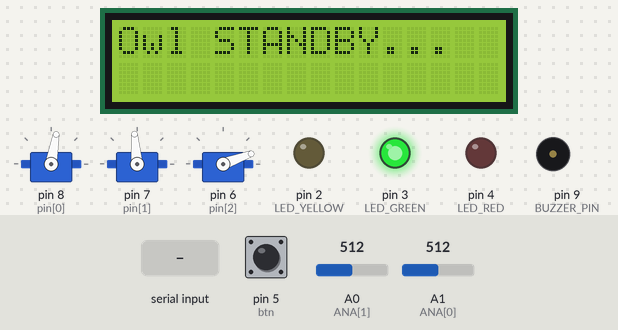
Bench run of a sketch on a simulated Arduino Uno, built with avr-gcc and run on an emulated ATmega328P. On the bench: 3 × servo, 16×2 character LCD, output pins drawn as LEDs (lit = HIGH), buzzer (waves = sounding). The inputs (shaded band) are chosen by the test bench; at power-on: A0 (ANA[1]) = 512, pin 5 (btn) HIGH, A1 (ANA[0]) = 512. What the sketch prints to the serial monitor is not drawn.

Above: at 1.2 s.
1.3 s: "DEC,APPROVED\n" received over Serial
At 2.52 s:
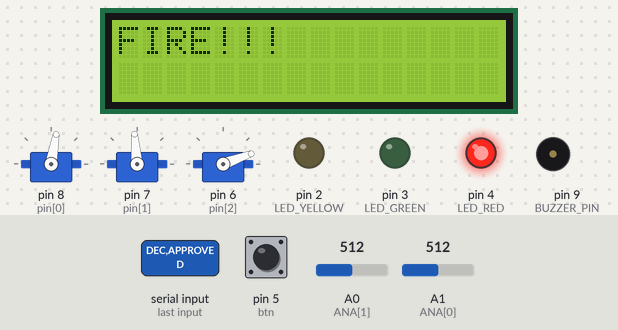
3.2 s: "LOCK_ON\n" received over Serial
At 4.1 s:
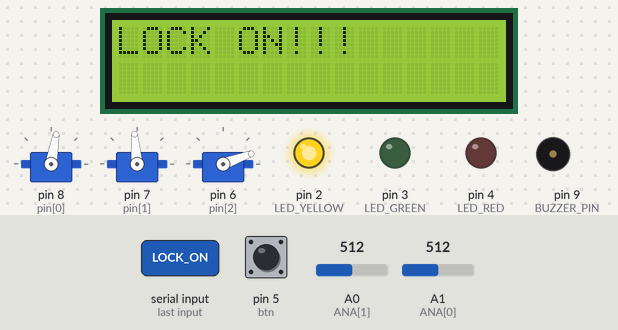
5.8 s: "POS,90,45\n" received over Serial
At 6.6 s:
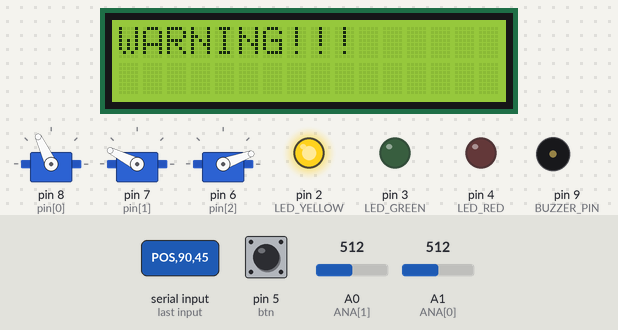
8.3 s: A0 (ANA[1]) set to 426
9.8 s: A0 (ANA[1]) set to 401
At 9.95 s:
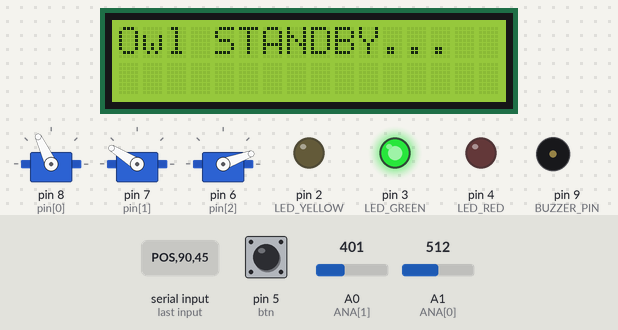
12.8 s: pin 5 (btn) pulled LOW for 3.2 s
At 18.0 s:
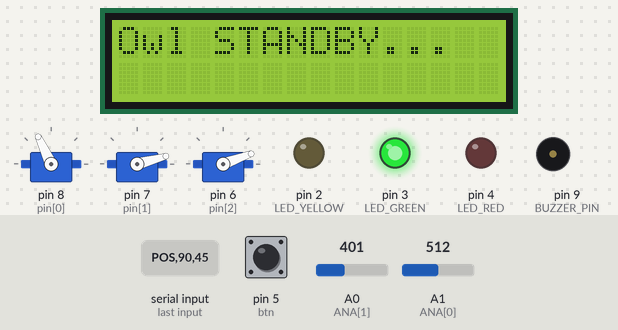
Timing chart, 0 to 19.2 s (numbered marks = the images above; inputs shaded):
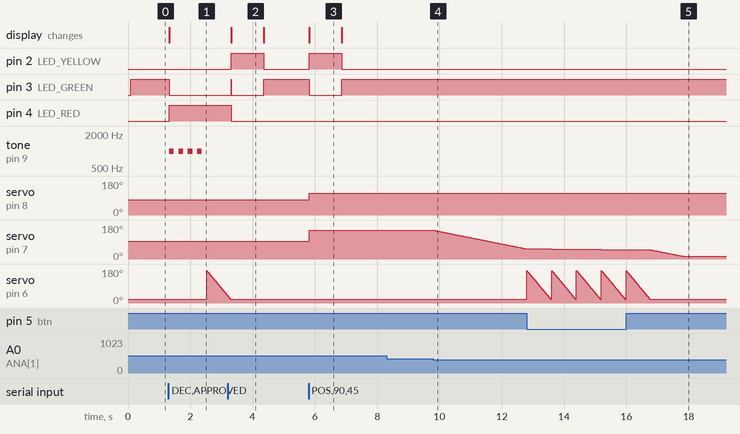

The sketch:

mk.3.ino
```cpp
#include <Servo.h>
#include <Wire.h>
#include <LiquidCrystal_I2C.h>

// =====================================================
// 1. 서보모터 설정
// =====================================================

// 서보모터 3개 사용
Servo servo[3];

// 서보모터 핀 번호
// servo[0] = 상하
// servo[1] = 좌우
// servo[2] = 동작
int pin[3] = {8, 7, 6};

// 각 서보모터의 초기 각도
int initAngle[3] = {80, 95, 20};

// 각 서보모터의 최대/최소 회전 범위
int MAX[3] = {120, 175, 170};
int MIN[3] = {60, 15, 20};

// 현재 서보모터의 각도 저장
int currentAngle[3] = {80, 95, 20};


// =====================================================
// 2. 조이스틱 설정
// =====================================================

// 조이스틱 아날로그 입력
// A1 = 상하
// A0 = 좌우
int ANA[2] = {A1, A0};

// 조이스틱 버튼 핀
int btn = 5;


// =====================================================
// 3. LED 설정
// =====================================================

// 빨간색 LED
const int LED_RED = 4;

// 노란색 LED
const int LED_YELLOW = 2;

// 초록색 LED
const int LED_GREEN = 3;


// =====================================================
// 4. 부저 설정
// =====================================================

// 서버 승인 신호가 들어왔을 때 알림음을 출력
const int BUZZER_PIN = 9;


// =====================================================
// 5. LCD 설정
// =====================================================

// I2C LCD
// 주소: 0x27
// 크기: 16 x 2
LiquidCrystal_I2C lcd(0x27, 16, 2);


// LCD에 표시할 상태 정의
enum LCDState {

  // 대기 상태
  LCD_STANDBY,

  // 좌표를 받아 움직이는 상태
  LCD_TRACKING,

  // 락온 상태
  LCD_LOCK_ON,

  // 서버 승인 신호를 받은 상태
  LCD_FIRE
};

// 현재 LCD 상태
LCDState currentLCDState = LCD_STANDBY;


// =====================================================
// 6. 시리얼 통신 설정
// =====================================================

// 서버에서 전달되는 문자열을 임시로 저장
// 예:
// POS,320,240
// LOCK_ON
// DEC,APPROVED
// DEC,STOPPED
char commandBuffer[32];

// 현재까지 저장된 문자열의 길이
byte commandIndex = 0;


// 마지막으로 서버 명령을 받은 시간
unsigned long lastServerCommandMs = 0;

// 서버 명령이 1초 동안 없으면
// 조이스틱 제어로 전환
const unsigned long SERVER_CONTROL_TIMEOUT = 1000;


// 현재 서버에서 좌표를 받고 있는지 여부
bool receivingCoordinates = false;


// =====================================================
// 7. LED 제어 함수
// =====================================================

void setLed(bool red, bool yellow, bool green) {

  digitalWrite(LED_RED, red ? HIGH : LOW);
  digitalWrite(LED_YELLOW, yellow ? HIGH : LOW);
  digitalWrite(LED_GREEN, green ? HIGH : LOW);
}


// =====================================================
// 8. 부저 알림음 함수
// =====================================================

void playBeepBeepBeep() {

  for (int i = 0; i < 4; i++) {
    tone(BUZZER_PIN, 1000);
    delay(150);
    noTone(BUZZER_PIN);
    delay(150);
  }
}


// =====================================================
// 9. LCD 상태 변경 함수
// =====================================================

void setLCDState(LCDState newState) {

  if (currentLCDState == newState) {
    return;
  }

  currentLCDState = newState;

  lcd.clear();
  lcd.setCursor(0, 0);

  switch (newState) {

    case LCD_STANDBY:
      lcd.print("Owl STANDBY...");
      break;

    case LCD_TRACKING:
      lcd.print("WARNING!!!");
      break;

    case LCD_LOCK_ON:
      lcd.print("LOCK ON!!!");
      break;

    case LCD_FIRE:
      lcd.print("FIRE!!!");
      break;
  }
}


// =====================================================
// 10. 서보모터 제어 함수
// =====================================================

void attachAndWrite(int servoIndex, int angle) {

  angle = constrain(
    angle,
    MIN[servoIndex],
    MAX[servoIndex]
  );

  if (!servo[servoIndex].attached()) {
    servo[servoIndex].attach(pin[servoIndex]);
  }

  servo[servoIndex].write(angle);
  currentAngle[servoIndex] = angle;
}


// =====================================================
// 11. 기존 동작 함수
// =====================================================

void fireServo() {

  attachAndWrite(2, MAX[2]);

  for (int i = MAX[2]; i >= MIN[2]; i--) {
    servo[2].write(i);
    delay(5);
  }

  currentAngle[2] = MIN[2];
}


// =====================================================
// 12. 서버 시리얼 명령 처리
// =====================================================

void handleSerialCommand() {

  while (Serial.available() > 0) {

    char received = Serial.read();

    if (received == '\n' || received == '\r') {

      if (commandIndex > 0) {

        commandBuffer[commandIndex] = '\0';

        int x, y;

        // =================================================
        // 서버 명령 ① POS,x,y
        // =================================================

        if (sscanf(commandBuffer, "POS,%d,%d", &x, &y) == 2) {

          x = constrain(x, 0, 640);
          y = constrain(y, 0, 480);

          setLCDState(LCD_TRACKING);
          setLed(false, true, false);
          receivingCoordinates = true;

          int horizontalAngle =
              map(x, 0, 640, MAX[1], MIN[1]);

          int verticalAngle =
              map(y, 0, 480, MAX[0], MIN[0]);

          attachAndWrite(0, verticalAngle);
          attachAndWrite(1, horizontalAngle);

          lastServerCommandMs = millis();

          Serial.print("ACK,");
          Serial.print(x);
          Serial.print(",");
          Serial.print(y);
          Serial.print(",");
          Serial.print(verticalAngle);
          Serial.print(",");
          Serial.println(horizontalAngle);
        }

        // =================================================
        // 서버 명령 ② LOCK_ON
        // =================================================

        else if (strcmp(commandBuffer, "LOCK_ON") == 0) {

          setLCDState(LCD_LOCK_ON);
          setLed(false, true, false);
          lastServerCommandMs = millis();
          Serial.println("ACK,LOCK_ON");
        }

        // =================================================
        // 서버 명령 ③ DEC,APPROVED
        // =================================================

        else if (strcmp(commandBuffer, "DEC,APPROVED") == 0) {

          setLCDState(LCD_FIRE);
          setLed(true, false, false);
          lastServerCommandMs = millis();

          playBeepBeepBeep();
          fireServo();

          Serial.println("ACK,DEC,APPROVED");

          setLCDState(LCD_STANDBY);
          setLed(false, false, true);
          receivingCoordinates = false;
        }

        // =================================================
        // 서버 명령 ④ DEC,STOPPED  (추적 해제 -> 원위치 복귀)
        // =================================================

        else if (strcmp(commandBuffer, "DEC,STOPPED") == 0) {

          // 상하 서보를 초기 각도로 복귀
          attachAndWrite(0, initAngle[0]);

          // 좌우 서보를 초기 각도로 복귀
          attachAndWrite(1, initAngle[1]);

          lastServerCommandMs = millis();

          setLCDState(LCD_STANDBY);
          setLed(false, false, true);
          receivingCoordinates = false;

          Serial.println("ACK,DEC,STOPPED");
        }

        commandIndex = 0;
      }
    }

    else if (commandIndex < sizeof(commandBuffer) - 1) {
      commandBuffer[commandIndex++] = received;
    }
  }
}


// =====================================================
// 13. 조이스틱 제어
// =====================================================

void joystickControl() {

  int btnValue = digitalRead(btn);

  for (int i = 0; i < 2; i++) {

    int value = analogRead(ANA[i]);
    int angle = servo[i].read();

    if (value > 612 && angle < MAX[i]) {
      attachAndWrite(i, angle + 1);
    }

    else if (value < 412 && angle > MIN[i]) {
      attachAndWrite(i, angle - 1);
    }
  }

  if (btnValue == LOW) {
    fireServo();
    setLed(false, false, true);
    setLCDState(LCD_STANDBY);
  }
}


// =====================================================
// 14. SETUP
// =====================================================

void setup() {

  Serial.begin(9600);

  for (int i = 0; i < 3; i++) {
    servo[i].attach(pin[i]);
    servo[i].write(initAngle[i]);
    currentAngle[i] = initAngle[i];
  }

  pinMode(btn, INPUT_PULLUP);

  pinMode(LED_RED, OUTPUT);
  pinMode(LED_YELLOW, OUTPUT);
  pinMode(LED_GREEN, OUTPUT);

  pinMode(BUZZER_PIN, OUTPUT);
  noTone(BUZZER_PIN);

  lcd.init();
  lcd.backlight();
  lcd.clear();
  lcd.setCursor(0, 0);
  lcd.print("Owl STANDBY...");

  currentLCDState = LCD_STANDBY;

  setLed(false, false, true);

  Serial.println("Owl ready...");
}


// =====================================================
// 15. LOOP
// =====================================================

void loop() {

  handleSerialCommand();

  if (millis() - lastServerCommandMs > SERVER_CONTROL_TIMEOUT) {

    if (currentLCDState == LCD_TRACKING ||
        currentLCDState == LCD_LOCK_ON) {

      setLCDState(LCD_STANDBY);
      setLed(false, false, true);
      receivingCoordinates = false;
    }

    joystickControl();
  }

  delay(30);
}
```

Measured:
- the behaviour switches between 412 and 411 on A0 (ANA[1]) (found by bisection; images 3 and 4)
- after the input at 1.3 s, pin 3 (LED_GREEN): HIGH → LOW at once; pin 4 (LED_RED): LOW → HIGH at once; tone on pin 9 (BUZZER_PIN): alternates 1000 Hz for 0.15 s and silent for 0.15 s, 8 changes in all, then stays silent, starting at once; the display: changes at once (image 1)
- after the input at 3.2 s, pin 2 (LED_YELLOW): LOW → HIGH after 0.12 s, → LOW 1.0 s later; the display: changes after 0.12 s (image 2)
- after the input at 5.8 s, pin 2 (LED_YELLOW): LOW → HIGH at once, → LOW 1.0 s later; pin 3 (LED_GREEN): HIGH → LOW at once, → HIGH 1.0 s later; servo on pin 8 (pin[0]): 80° → 115° at once; servo on pin 7 (pin[1]): 95° → 153° at once; the display: changes at once (image 3)
- after the input at 8.3 s, every drawn part: stays the same
- after the input at 9.8 s, servo on pin 7 (pin[1]): moves from 153° to 54° over 3.0 s, starting at once
- after the input at 12.8 s, servo on pin 6 (pin[2]): ramps from 170° to 20° and jumps back, once every 0.80 s
- what the display in image 2 shows lasts 1.1 s, from 3.3 s to 4.4 s
